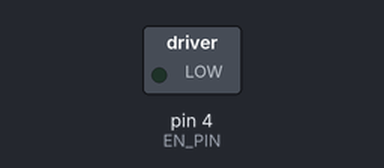
Bench run of a sketch on a simulated Arduino Uno, built with avr-gcc and run on an emulated ATmega328P. On the bench: switched loads named in the sketch (green lamp = pin HIGH). Pins used as bus, display or sensor lines are not drawn. At 32.3 s the program stops and its outputs stay as they are.

Above: at 0.1 s.
At 30.3 s:
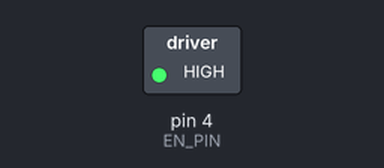
Timing chart, 0 to 31.8 s (numbered marks = the images above):
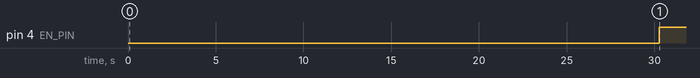

Measured:
- by itself, pin 4 (EN_PIN): LOW → HIGH at 30.3 s

The sketch:

linearity_test.ino
```cpp
// Define stepper motor control pins
#define STEP_PIN 2
#define DIR_PIN 0
#define EN_PIN 4

// Define measurement parameters
#define RANGE_MM 0.45
#define NUM_STEPS 40 // Number of measurement points in each direction
#define STEPS_PER_MM 25600
#define NUM_STEPS_PER_MEASUREMENT (0.45 * STEPS_PER_MM / NUM_STEPS) // Steps to move for each measurement
//2*2*2*2*2*2*2*2*3*3*5
#define STEP_DELAY_MS 300 // Delay at each measurement point

void setup() {
  Serial.begin(115200);
  // Initialize stepper motor pins
  pinMode(STEP_PIN, OUTPUT);
  pinMode(DIR_PIN, OUTPUT);
  pinMode(EN_PIN, OUTPUT);
  digitalWrite(EN_PIN, LOW); // Turn on TMC
}

void loop() {
  delay(500);
  // Move in negative direction and measure
  digitalWrite(DIR_PIN, LOW); // Negative direction
  for (int i = 0; i < NUM_STEPS; i++) {
    for(int j = 0; j < NUM_STEPS_PER_MEASUREMENT; j++){
      stepOnce();
    }
    delay(STEP_DELAY_MS);
  }

  // Move back to 0 and measure
  digitalWrite(DIR_PIN, HIGH); // Positive direction (back to 0)
  for (int i = 0; i < NUM_STEPS; i++) {
    for(int j = 0; j < NUM_STEPS_PER_MEASUREMENT; j++){
      stepOnce();
    }
    delay(STEP_DELAY_MS);
  }

  delay(1000);
  digitalWrite(EN_PIN, HIGH); // Turn off TMC

  // Stop after one cycle
  while (true) {
    delay(1000); // Wait forever
  }
}

void stepOnce() {
  digitalWrite(STEP_PIN, HIGH);
  delayMicroseconds(100); // Adjust pulse width as needed
  digitalWrite(STEP_PIN, LOW);
  delayMicroseconds(100); // Adjust pulse width as needed
}
```
